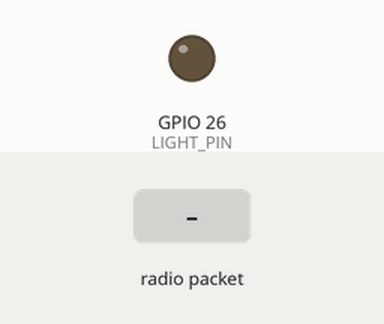
Simulated run of this sketch. Board: ESP32. On the bench: output pins drawn as LEDs (lit = HIGH). The inputs (shaded band) are chosen by the test bench. No radio packets arrive unless stated; what the sketch prints to the serial monitor is not drawn.

Above: at 2.2 s.
2.3 s: radio packet "ON" arrives
At 3.1 s:
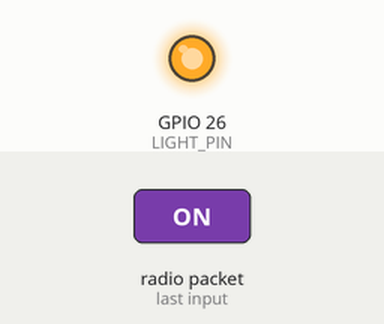
3.8 s: radio packet "OFF" arrives
At 4.3 s:
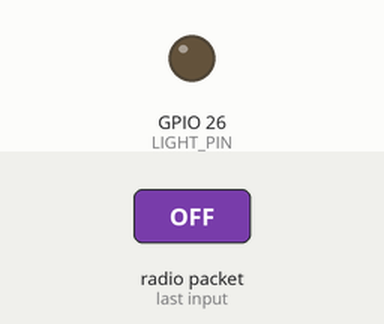
Timing chart, 0 to 6.8 s (numbered marks = the images above; inputs shaded):
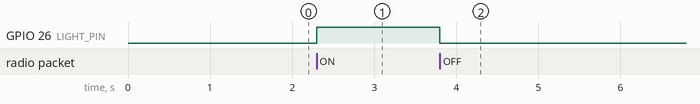

The sketch:

receiver.ino
```cpp
#include <SPI.h>
#include <RF24.h>

#define CE_PIN 2
#define CSN_PIN 4
#define LIGHT_PIN 26   // Relay / LED

RF24 radio(CE_PIN, CSN_PIN);
const byte address[6] = "00001";

void setup() {
  Serial.begin(115200);
  delay(1000);

  Serial.println("===== RECEIVER START =====");

  pinMode(LIGHT_PIN, OUTPUT);
  digitalWrite(LIGHT_PIN, LOW);

  Serial.println("🔧 Initializing NRF...");
  if (!radio.begin()) {
    Serial.println("❌ NRF NOT DETECTED");
    while (1);
  }

  radio.setPALevel(RF24_PA_MAX);
  radio.setDataRate(RF24_250KBPS);
  radio.openReadingPipe(0, address);
  radio.startListening();

  Serial.println("✅ NRF READY & LISTENING");
}

void loop() {
  if (radio.available()) {
    char text[32] = "";
    radio.read(&text, sizeof(text));

    Serial.print("📩 RECEIVED: ");
    Serial.println(text);

    if (strcmp(text, "ON") == 0) {
      digitalWrite(LIGHT_PIN, HIGH);
      Serial.println("💡 LIGHT ON");
    }
    else if (strcmp(text, "OFF") == 0) {
      digitalWrite(LIGHT_PIN, LOW);
      Serial.println("💡 LIGHT OFF");
    }
  }
}


// #include <SPI.h>
// #include <RF24.h>

// #define CE_PIN 2
// #define CSN_PIN 4
// #define LIGHT_PIN 26   // Relay / LED

// RF24 radio(CE_PIN, CSN_PIN);
// const byte address[6] = "00001";

// unsigned long lastPacketTime = 0;
// const unsigned long FAILSAFE_TIME = 500; // ms

// void setup() {
//   Serial.begin(115200);
//   delay(1000);

//   Serial.println("===== RECEIVER START =====");

//   pinMode(LIGHT_PIN, OUTPUT);
//   digitalWrite(LIGHT_PIN, LOW);

//   Serial.println("🔧 Initializing NRF...");
//   if (!radio.begin()) {
//     Serial.println("❌ NRF NOT DETECTED");
//     while (1);
//   }

//   radio.setPALevel(RF24_PA_MAX);
//   radio.setDataRate(RF24_250KBPS);
//   radio.setAutoAck(true);
//   radio.openReadingPipe(0, address);
//   radio.startListening();

//   Serial.println("✅ NRF READY & LISTENING");
// }

// void loop() {
//   if (radio.available()) {
//     char text[32] = "";
//     radio.read(&text, sizeof(text));

//     lastPacketTime = millis(); // heartbeat received

//     Serial.print("📩 RECEIVED: ");
//     Serial.println(text);

//     if (strcmp(text, "ON") == 0) {
//       digitalWrite(LIGHT_PIN, HIGH);
//       Serial.println("💡 LIGHT ON");
//     }
//     else if (strcmp(text, "OFF") == 0) {
//       digitalWrite(LIGHT_PIN, LOW);
//       Serial.println("💡 LIGHT OFF");
//     }
//   }

//   // 🚨 FAILSAFE (signal lost)
//   if (millis() - lastPacketTime > FAILSAFE_TIME) {
//     digitalWrite(LIGHT_PIN, LOW); // safe state
//     Serial.println("⚠️ SIGNAL LOST → FAILSAFE");
//     lastPacketTime = millis(); // prevent spam
//   }
// }
```

Measured:
- after the input at 2.3 s, GPIO 26 (LIGHT_PIN): LOW → HIGH at once
- after the input at 3.8 s, GPIO 26 (LIGHT_PIN): HIGH → LOW at once
